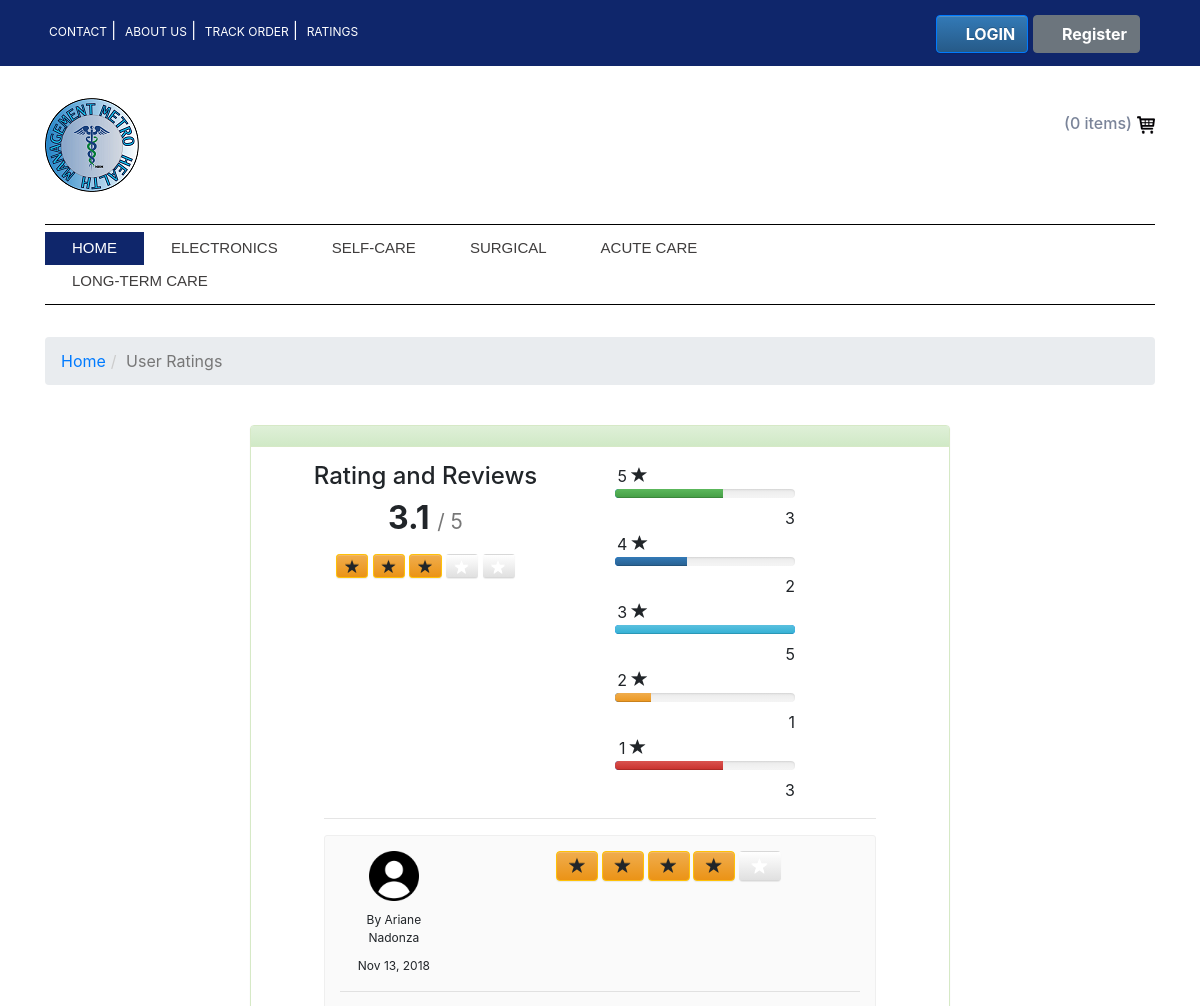
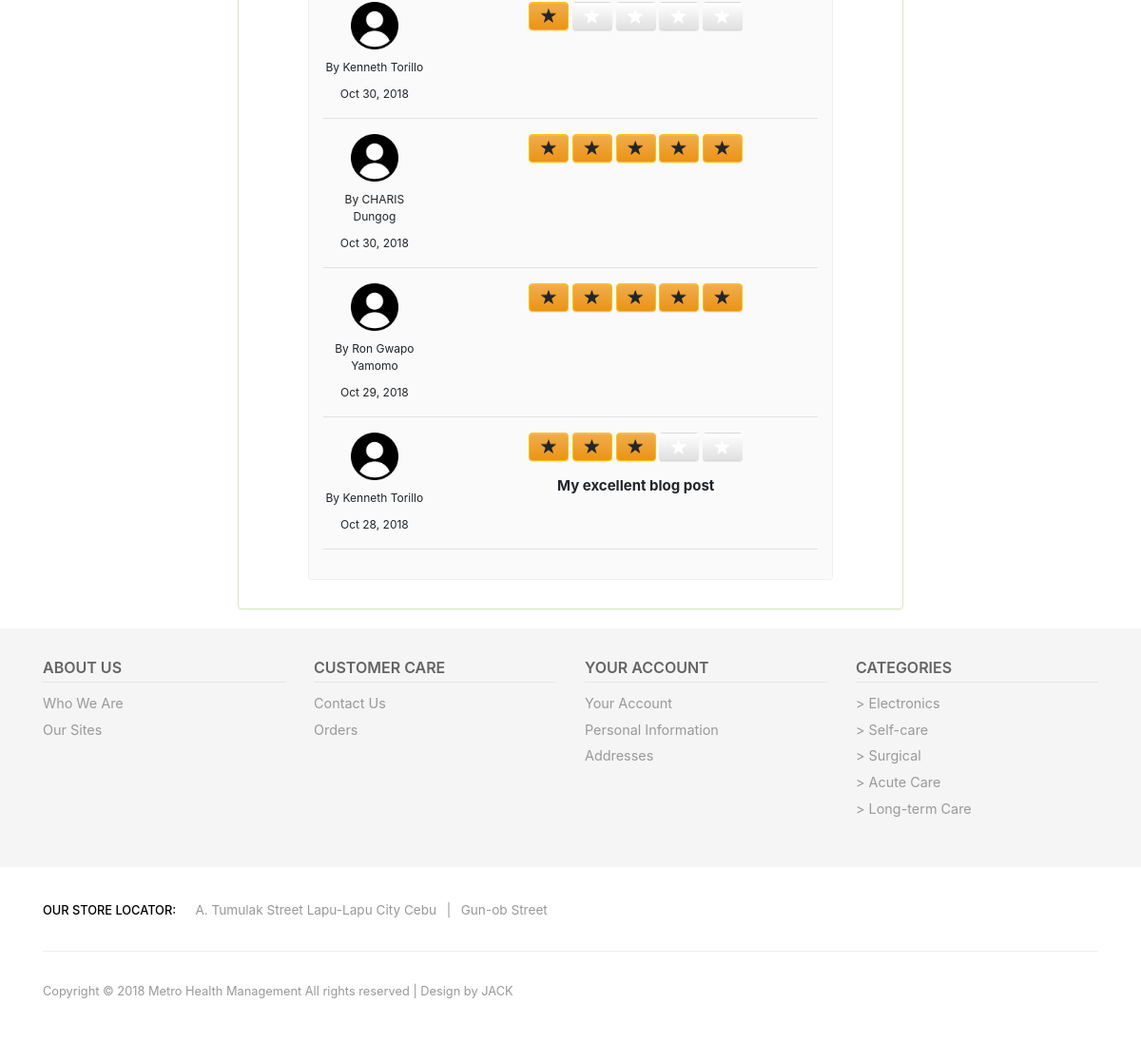
Page /customer/indexRatings.php on the committed database (2 pictures, top to bottom).
### tables this page shows
CREATE TABLE `ratings` (
  `rating_id` int(5) NOT NULL,
  `user_id` int(5) NOT NULL,
  `order_id` int(5) NOT NULL,
  `total_rate` int(5) NOT NULL,
  `title` text NOT NULL,
  `comments` text NOT NULL,
  `created` date NOT NULL,
  `modified` date NOT NULL
);

CREATE TABLE `users` (
  `user_id` int(5) NOT NULL,
  `user_type` text NOT NULL,
  `fname` text NOT NULL,
  `mname` text NOT NULL,
  `lname` text NOT NULL,
  `username` text NOT NULL,
  `email` text NOT NULL,
  `password` varchar(255) NOT NULL,
  `contact` text NOT NULL,
  `add_id` int(5) NOT NULL
);

### customer/indexRatings.php (the view, shortened to what this page needs)
<?php
	require("../database/sql_connect.php");
 $ratingDetails = "SELECT total_rate FROM ratings";
    $rateResult = mysqli_query($conn, $ratingDetails) or die("database error:". mysqli_error($conn));
    $ratingNumber = 0;
    $count = 0;
    $fiveStarRating = 0;
    $fourStarRating = 0;
    $threeStarRating = 0;
    $twoStarRating = 0;
    $oneStarRating = 0;
    while($rate = mysqli_fetch_assoc($rateResult)) {
        $ratingNumber+= $rate['total_rate'];
        $count += 1;
        if($rate['total_rate'] == 5) {
            $fiveStarRating +=1;
        } else if($rate['total_rate'] == 4) {
            $fourStarRating +=1;
        } else if($rate['total_rate'] == 3) {
            $threeStarRating +=1;
        } else if($rate['total_rate'] == 2) {
            $twoStarRating +=1;
        } else if($rate['total_rate'] == 1) {
            $oneStarRating +=1;
        }
    }
    $average = 0;
    if($ratingNumber && $count) {
        $average = $ratingNumber/$count;
    }
    ?>
<body>
<!DOCTYPE html>
<html>
<head>
<link rel="stylesheet" href="https://maxcdn.bootstrapcdn.com/bootstrap/3.3.5/css/bootstrap.min.css">
<link rel="stylesheet" href="https://maxcdn.bootstrapcdn.com/bootstrap/3.3.5/css/bootstrap-theme.min.css">
<?php include("header.php") ?>
<?php include("menu.php") ?>
<body>
<div class="container">
             <ol class="breadcrumb">
          <li><a href="index.php">Home</a></li>
            <li class="active">User Ratings</li>
         </ol>
         <center>
    <br>
    <div class="container">
          <div class="panel panel-success" style="max-width:700px;margin-left:auto;margin-right:auto;">
            <div class="panel-heading"></div>
            <div class="panel-body">
            <div class="row">
            <div class="col-sm-6">
                <h4>Rating and Reviews</h4>
                <h2 class="bold padding-bottom-7"><?php printf('%.1f', $average); ?> <small>/ 5</small></h2>
                <?php
                $averageRating = round($average, 0);
                for ($i = 1; $i <= 5; $i++) {
                    $ratingClass = "btn-default btn-grey";
                    if($i <= $averageRating) {
                        $ratingClass = "btn-warning";
                    }
                ?>
                <button type="button" class="btn btn-sm <?php echo $ratingClass; ?>" aria-label="Left Align">
                  <span class="glyphicon glyphicon-star" aria-hidden="true"></span>
                </button>
                <?php } ?>
            </div>
            <div class="col-sm-3">
                <?php
                $fiveStarRatingPercent = round(($fiveStarRating/5)*100);
                $fiveStarRatingPercent = !empty($fiveStarRatingPercent)?$fiveStarRatingPercent.'%':'0%';
                $fourStarRatingPercent = round(($fourStarRating/5)*100);
                $fourStarRatingPercent = !empty($fourStarRatingPercent)?$fourStarRatingPercent.'%':'0%';
                $threeStarRatingPercent = round(($threeStarRating/5)*100);
                $threeStarRatingPercent = !empty($threeStarRatingPercent)?$threeStarRatingPercent.'%':'0%';
                $twoStarRatingPercent = round(($twoStarRating/5)*100);
                $twoStarRatingPercent = !empty($twoStarRatingPercent)?$twoStarRatingPercent.'%':'0%';
                $oneStarRatingPercent = round(($oneStarRating/5)*100);
                $oneStarRatingPercent = !empty($oneStarRatingPercent)?$oneStarRatingPercent.'%':'0%';
                ?>
                <div class="pull-left">
                    <div class="pull-left" style="width:35px; line-height:1;">
                        <div style="height:9px; margin:5px 0;">5 <span class="glyphicon glyphicon-star"></span></div>
                    </div>
                    <div class="pull-left" style="width:180px;">
                        <div class="progress" style="height:9px; margin:8px 0;">
                          <div class="progress-bar progress-bar-success" role="progressbar" aria-valuenow="5" aria-valuemin="0" aria-valuemax="5" style="width: <?php echo $fiveStarRatingPercent; ?>">
                          </div>
                        </div>
                    </div>
                    <div class="pull-right" style="margin-left:10px;"><?php echo $fiveStarRating; ?></div>
                </div>
                <div class="pull-left">
                    <div class="pull-left" style="width:35px; line-height:1;">
                        <div style="height:9px; margin:5px 0;">4 <span class="glyphicon glyphicon-star"></span></div>
                    </div>
                    <div class="pull-left" style="width:180px;">
                        <div class="progress" style="height:9px; margin:8px 0;">
                          <div class="progress-bar progress-bar-primary" role="progressbar" aria-valuenow="4" aria-valuemin="0" aria-valuemax="5" style="width: <?php echo $fourStarRatingPercent; ?>">
                          </div>
                        </div>
                    </div>
                    <div class="pull-right" style="margin-left:10px;"><?php echo $fourStarRating; ?></div>
                </div>
                <div class="pull-left">
                    <div class="pull-left" style="width:35px; line-height:1;">
                        <div style="height:9px; margin:5px 0;">3 <span class="glyphicon glyphicon-star"></span></div>
                    </div>
                    <div class="pull-left" style="width:180px;">
                        <div class="progress" style="height:9px; margin:8px 0;">
                          <div class="progress-bar progress-bar-info" role="progressbar" aria-valuenow="3" aria-valuemin="0" aria-valuemax="5" style="width: <?php echo $threeStarRatingPercent; ?>">
                          </div>
                        </div>
                    </div>
                    <div class="pull-right" style="margin-left:10px;"><?php echo $threeStarRating; ?></div>
                </div>
                <div class="pull-left">
                    <div class="pull-left" style="width:35px; line-height:1;">
                        <div style="height:9px; margin:5px 0;">2 <span class="glyphicon glyphicon-star"></span></div>
                    </div>
                    <div class="pull-left" style="width:180px;">
                        <div class="progress" style="height:9px; margin:8px 0;">
                          <div class="progress-bar progress-bar-warning" role="progressbar" aria-valuenow="2" aria-valuemin="0" aria-valuemax="5" style="width: <?php echo $twoStarRatingPercent; ?>">
                          </div>
                        </div>
                    </div>
                    <div class="pull-right" style="margin-left:10px;"><?php echo $twoStarRating; ?></div>
                </div>
                <div class="pull-left">
                    <div class="pull-left" style="width:35px; line-height:1;">
                        <div style="height:9px; margin:5px 0;">1 <span class="glyphicon glyphicon-star"></span></div>
                    </div>
                    <div class="pull-left" style="width:180px;">
                        <div class="progress" style="height:9px; margin:8px 0;">
                          <div class="progress-bar progress-bar-danger" role="progressbar" aria-valuenow="1" aria-valuemin="0" aria-valuemax="5" style="width: <?php echo $oneStarRatingPercent; ?>">
                          </div>
                        </div>
                    </div>
                    <div class="pull-right" style="margin-left:10px;"><?php echo $oneStarRating; ?></div>
                </div>
            </div>
        </div>
            <div class="row">
            <div class="col-sm-10"  style="max-width:700px;margin-left:auto;margin-right:auto;">
                <hr/>
                <div class="review-block">
                <?php
                $ratinguery = "SELECT ratings.rating_id, ratings.user_id, ratings.order_id, ratings.total_rate, ratings.title, ratings.comments, ratings.created, ratings.modified, users.fname, users.lname FROM ratings JOIN users ON ratings.user_id = users.user_id ORDER BY ratings.created DESC LIMIT 5";
                $ratingResult = mysqli_query($conn, $ratinguery) or die("database error:". mysqli_error($conn));
                while($rating = mysqli_fetch_assoc($ratingResult)){
                    $date=date_create($rating['created']);
                    $reviewDate = date_format($date,"M d, Y");
                ?>
                    <div class="row">
                        <div class="col-sm-3">
                            <img src="image/user1.png" class="img-rounded" width="50" height="50">
                            <div class="review-block-name">By <?php echo $rating['fname']; ?> <?php echo $rating['lname']; ?></div>
                            <div class="review-block-date"><?php echo $reviewDate; ?></div>
                        </div>
                        <div class="col-sm-9">
                            <div class="review-block-rate">
                                <?php
                                for ($i = 1; $i <= 5; $i++) {
                                    $ratingClass = "btn-default btn-grey";
                                    if($i <= $rating['total_rate']) {
                                        $ratingClass = "btn-warning";
                                    }
                                ?>
                                <button type="button" class="btn btn-xs <?php echo $ratingClass; ?>" aria-label="Left Align">
                                  <span class="glyphicon glyphicon-star" aria-hidden="true"></span>
                                </button>
                                <?php } ?>
                            </div>
                            <div class="review-block-title"><?php echo $rating['title']; ?></div>
                        </div>
                    </div>
                    <hr/>
                <?php } ?>
                </div>
            </div>
        </div>
        </div>
    </div>
</div>
</center>
</div>
</head>
</body>
</html>
<?php include("indexfooter.php") ?>

### customer/css2/style.css (style rules this page uses)
h4, h5, h6, h1, h2, h3 { margin: 0; }
ul, ol { margin: 0; padding:0; }
html, body { font-family: 'Raleway', sans-serif; font-size: 100%; background: #ffffff; }
body a { transition:0.5s all; -webkit-transition:0.5s all; -moz-transition:0.5s all; -o-transition:0.5s all; -ms-transition:0.5s all; }
.row { margin:0; }
.breadcrumb { margin:2em 0; }

### customer/indexRatings.php (style rules this page uses)
.btn-grey { background-color:#D8D8D8; color:#FFF; }
.bold { font-weight:700; }
.padding-bottom-7 { padding-bottom:7px; }
.review-block { background-color:#FAFAFA; border:1px solid #EFEFEF; padding:15px; border-radius:3px; margin-bottom:15px; }
.review-block-name { font-size:12px; margin:10px 0; }
.review-block-date { font-size:12px; }
.review-block-rate { font-size:13px; margin-bottom:15px; }
.review-block-title { font-size:15px; font-weight:700; margin-bottom:10px; }

### rows in the picture
ratings: user.fname "Ariane", user.lname "Nadonza", created "Nov 13, 2018", total_rate 4 (drawn)
ratings: user.fname "Kenneth", user.lname "Torillo", created "Oct 30, 2018", total_rate 1 (drawn)
ratings: user.fname "CHARIS", user.lname "Dungog", created "Oct 30, 2018", total_rate 5 (drawn)
ratings: user.fname "Ron Gwapo", user.lname "Yamomo", created "Oct 29, 2018", total_rate 5 (drawn)
ratings: user.fname "Kenneth", user.lname "Torillo", created "Oct 28, 2018", total_rate 3 (drawn), title "My excellent blog post"

### other values in the picture
$average "3.1"
$fiveStarRating "3"
$fourStarRating "2"
$threeStarRating "5"
$twoStarRating "1"
$oneStarRating "3"
